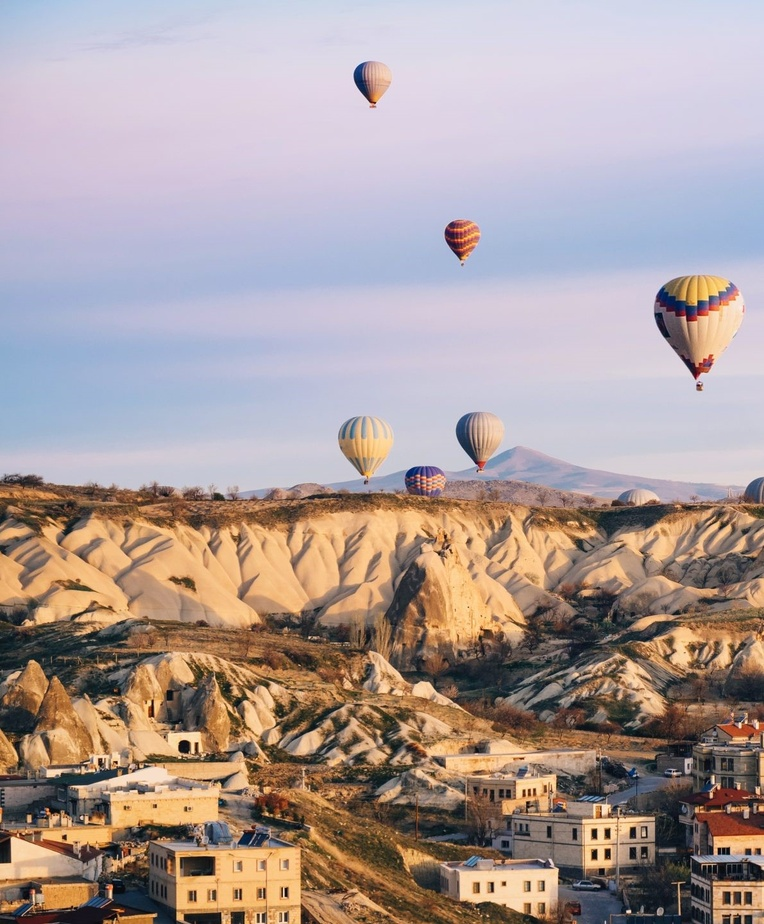
#> input picture Section 5- Geometric Transformation Estimation/panorama_1.jpg, 764 x 924 px, shrunk from 1191 x 1440 before the run, found by its file name
$ jupyter execute 'Point Drawing.ipynb'
#> lines starting #> are read from the running program, lines starting #| are printed output that depends on the picture
[cell 1]
import cv2
import numpy as np
import matplotlib.pyplot as plt

# Drawing Key Points on Image

[cell 2]
img1 = cv2.imread(r'panorama_1.jpg')
#> img1 is the input picture: shape (924, 764, 3); mean B, G, R 154.4, 156.6, 171.7
img2 = cv2.imread(r'panorama_2.jpg')
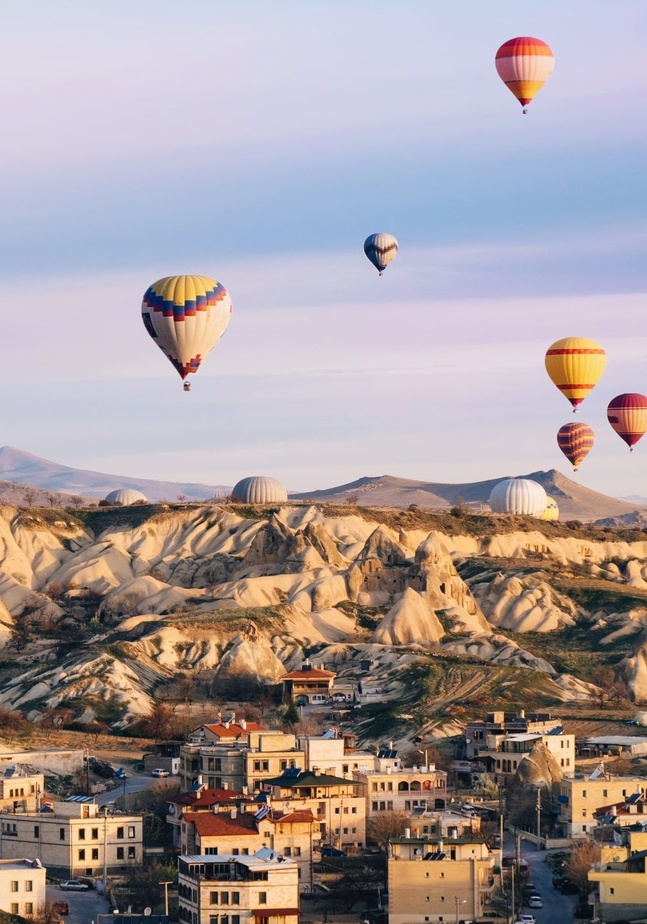
#> input picture Section 5- Geometric Transformation Estimation/panorama_2.jpg, 647 x 924 px, shrunk from 1009 x 1440 before the run, found by its file name
#> img2 is the input picture: shape (924, 647, 3); mean B, G, R 154.2, 153.4, 166
gray1 = cv2.cvtColor(img1,cv2.COLOR_BGR2GRAY) # converting images to greyscale, detecting corners in greyscale image
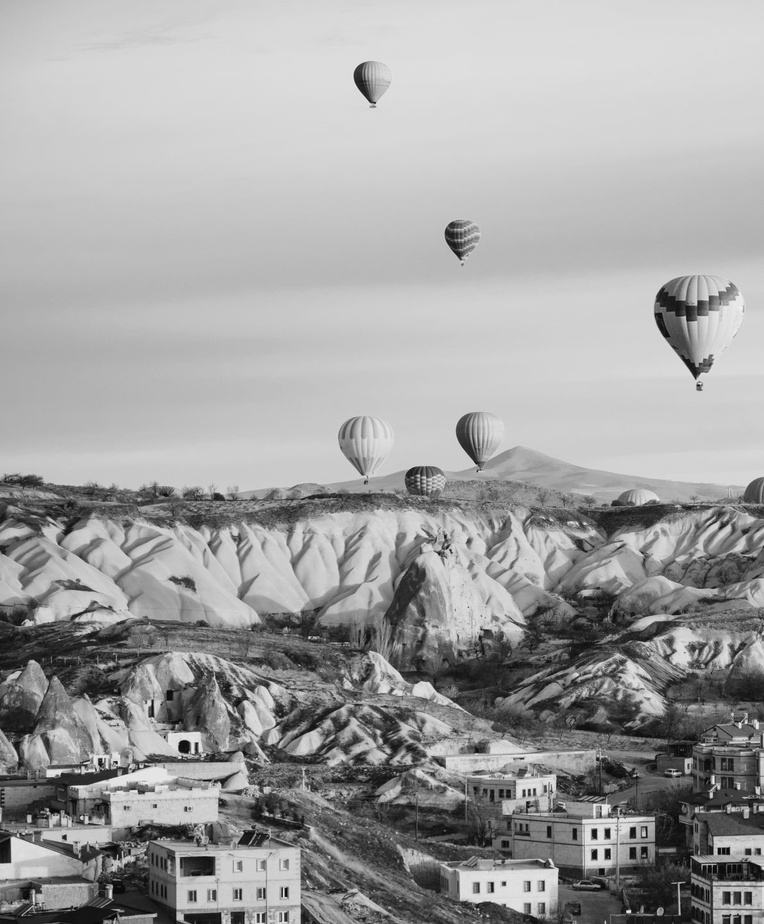
#> gray1: shape (924, 764); min 1, max 241, mean 160.9
gray2 = cv2.cvtColor(img2,cv2.COLOR_BGR2GRAY)
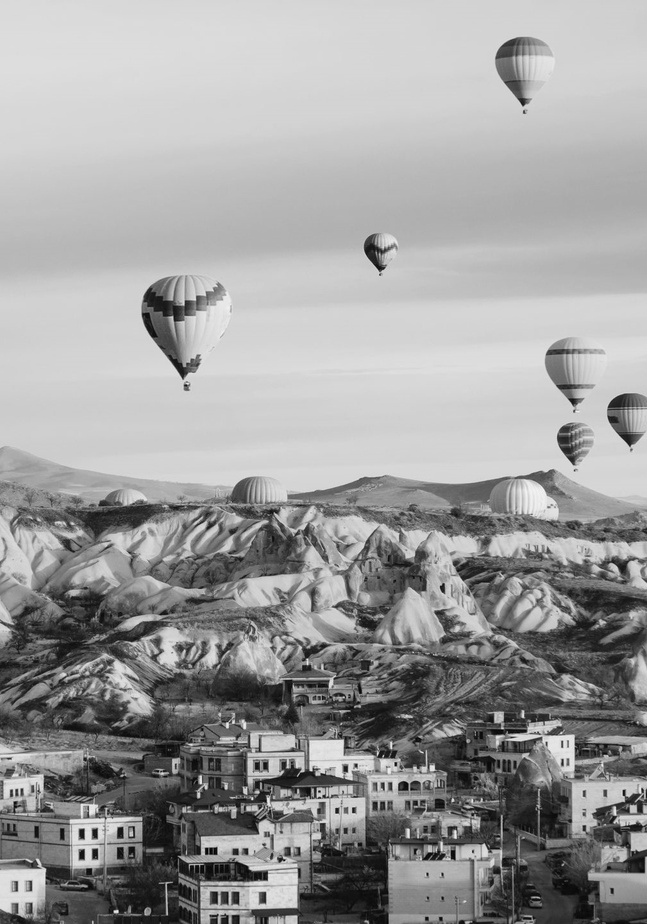
#> gray2: shape (924, 647); min 1, max 245, mean 157.3

sift = cv2.SIFT_create()
kp1 = sift.detect(gray1,None) # detecting interest points (by detecting scale of corner and orientation)
#> kp1 = 5162 keypoints; strongest (x, y, size): (184, 746, 7.7), (594, 855, 5.2), (629, 911, 2.9), (594, 833, 5.2)
kp2 = sift.detect(gray2,None)
#> kp2 = 4691 keypoints; strongest (x, y, size): (82, 855, 5.2), (82, 833, 5.2), (116, 911, 2.9), (95, 833, 5.1)
img_1 = cv2.drawKeypoints(gray1,kp1,img1,flags=cv2.DRAW_MATCHES_FLAGS_DRAW_RICH_KEYPOINTS)
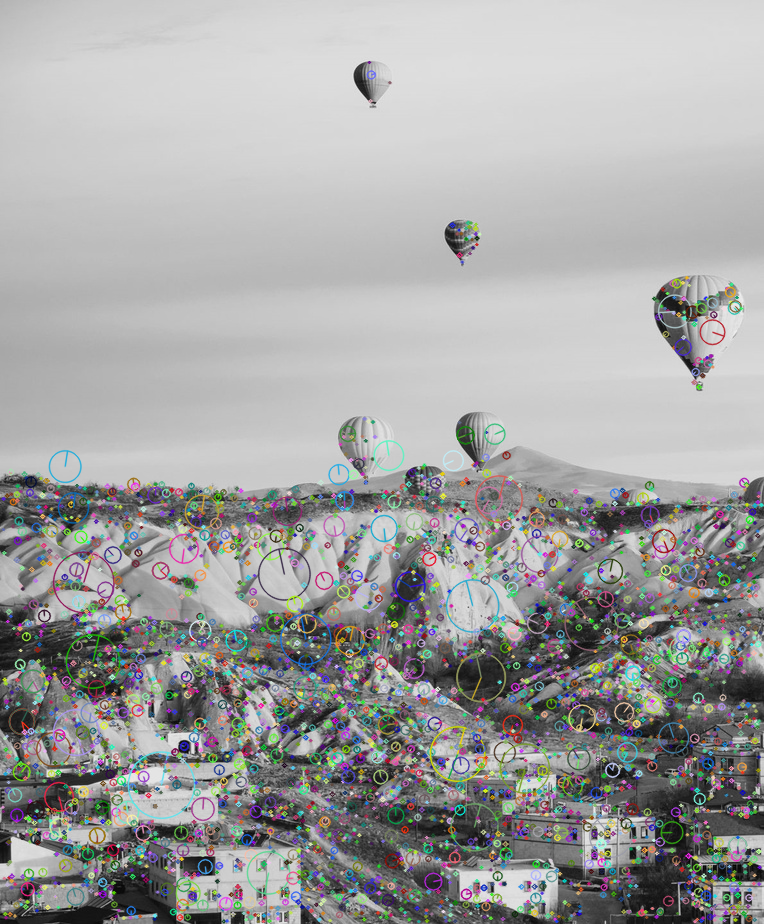
#> img_1: shape (924, 764, 3); mean B, G, R 161.5, 161.9, 161.6
img_2 = cv2.drawKeypoints(gray2,kp2,img2,flags=cv2.DRAW_MATCHES_FLAGS_DRAW_RICH_KEYPOINTS)
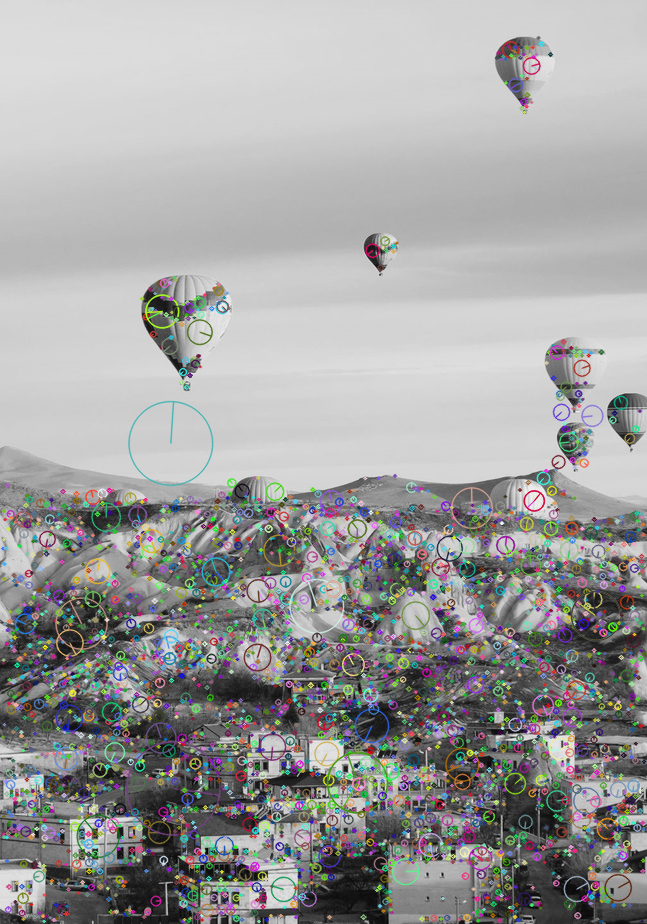
#> img_2: shape (924, 647, 3); mean B, G, R 158.3, 158.7, 158.7
plt.subplot(121)
plt.imshow(img_1[:,:,::-1]) # converting from BGR to RGB
plt.subplot(122)
plt.imshow(img_2[:,:,::-1])
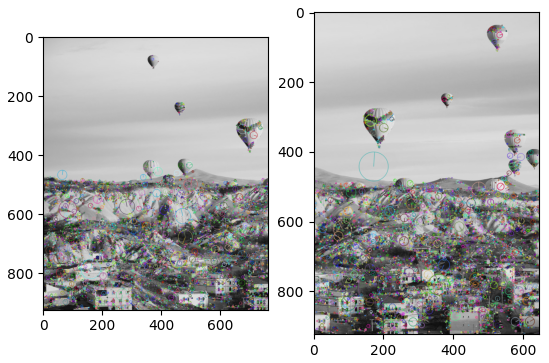
#> figure drawn by matplotlib, 2 panels

# Matching Key Points Between Two Images using SIFT descriptors

[cell 3]
img1 = cv2.imread(r'panorama_1.jpg')
img2 = cv2.imread(r'panorama_2.jpg')
sift = cv2.SIFT_create()
kp1 , des1 = sift.detectAndCompute(img1,None)
kp2 , des2 = sift.detectAndCompute(img2,None)

[cell 4]
des1.shape # key points, length of descriptor
#> Out = (5162, 128)

[cell 5]
des2.shape
#> Out = (4691, 128)

[cell 6]
bf = cv2.BFMatcher(cv2.NORM_L2,crossCheck=True)
matches = bf.match(des1,des2)
#> matches = 2159 matches

[cell 7]
matches = sorted(matches,key=lambda x:x.distance) # picking the top matches

[cell 8]
img3 = cv2.drawMatches(img1,kp1,img2,kp2,matches[:20],img2,flags=2) # drawing top 20 matches
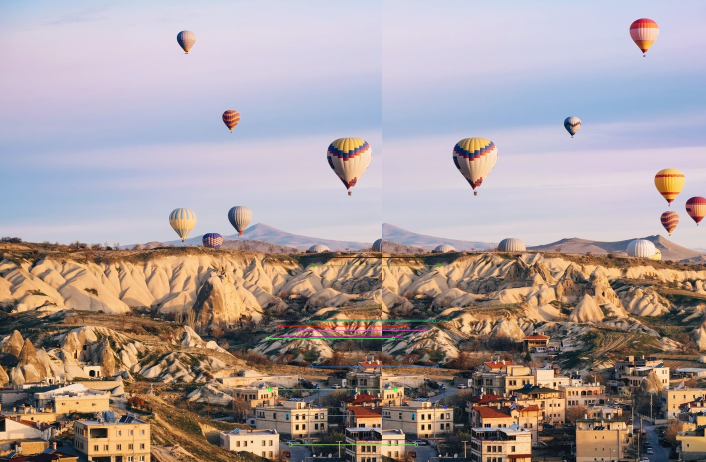
#> img3: shape (924, 1411, 3) (shown at 1/2 size); mean B, G, R 154.4, 155.2, 169

[cell 9]
plt.figure(figsize=(15,20))
plt.imshow(img3[:,:,::-1])

# Recover the pooints using RANSAC or homography and stitch together

[cell 10]
# Step 5: Extract the matched keypoints coordinates
src_pts = np.float32([kp1[m.queryIdx].pt for m in matches]).reshape(-1, 1, 2)
#> src_pts = 2159 rows, first 8: [550.9, 673.1], [550.9, 673.1], [626.9, 531], [639.5, 814.6], [599, 660.2], [733, 879.1], [538.9, 778.9], [552.9, 676]
dst_pts = np.float32([kp2[m.trainIdx].pt for m in matches]).reshape(-1, 1, 2)
#> dst_pts = 2159 rows, first 8: [38.45, 673.1], [38.45, 673.1], [114.5, 531], [126.9, 814.6], [86.29, 660.2], [220.4, 879.1], [26.39, 778.9], [40.26, 676]

[cell 11]
# Step 6: Compute the homography matrix using RANSAC
H, mask = cv2.findHomography(src_pts, dst_pts, cv2.RANSAC, 5.0)
#> H = [[1, -3.39e-05, -512.3], [-0.000393, 1, 0.0705], [-4.82e-07, 3.93e-07, 1]]; mask = 2159 values, max 1 at index 0, min 0 at index 1114, mean 0.616

[cell 12]
# Step 7: Warp img2 to img1's perspective using the homography matrix
height1, width1 = img1.shape[:2]
#> height1 = 924; width1 = 764
height2, width2 = img2.shape[:2]
#> height2 = 924; width2 = 647

# Create a canvas large enough to accommodate both images
canvas_width = width1 + width2  # Width of the new image
#> canvas_width = 1411
canvas_height = max(height1, height2)  # Height should be large enough to fit both
#> canvas_height = 924

# Warp img2 using the homography matrix
warped_img2 = cv2.warpPerspective(img2, H, (canvas_width, canvas_height))
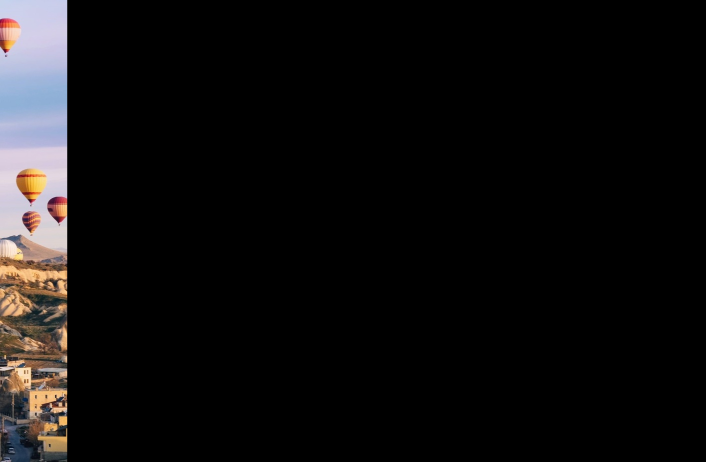
#> warped_img2: shape (924, 1411, 3) (shown at 1/2 size); mean B, G, R 14.1, 14, 15.4

# Step 8: Place img1 on the canvas
stitched_image = np.zeros((canvas_height, canvas_width, 3), dtype=np.uint8)
stitched_image[0:height1, 0:width1] = img1  # Place img1 in the top-left corner

# Step 9: Combine the two images
# Since img2 is warped already, we will simply add it to the canvas
# Optionally, use np.maximum to avoid overwriting important areas
stitched_image = np.maximum(stitched_image, warped_img2)
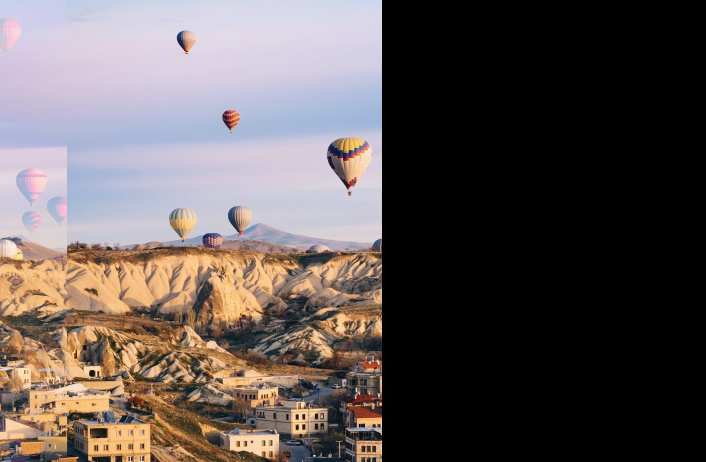
#> stitched_image: shape (924, 1411, 3) (shown at 1/2 size); mean B, G, R 85, 86.5, 95.6

# Step 10: Display the final stitched image
plt.figure(figsize=(20, 10))
plt.imshow(stitched_image[:, :, ::-1])  # Convert BGR to RGB
plt.title("Stitched Image")
plt.show()

[cell 13]
height1
#> Out = 924

[cell 14]
height2
#> Out = 924
